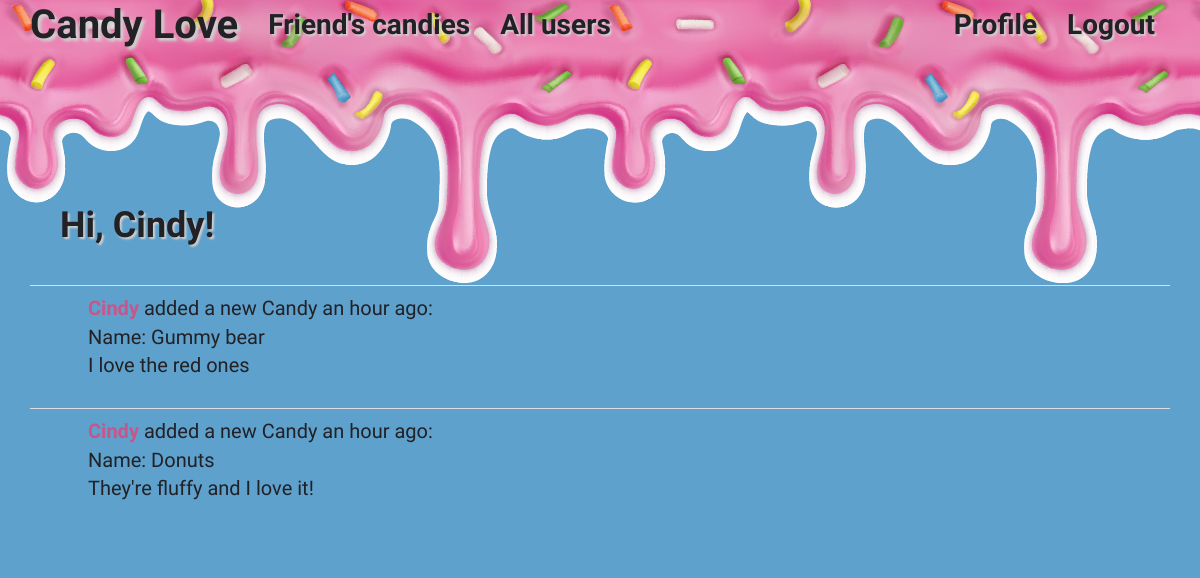
Screenshot of /home (signed in) with the database file from the repository.
### app/models.py (models this page shows, shortened)
class User(UserMixin, db.Model):
    id = db.Column(db.Integer, primary_key=True)
    username = db.Column(db.String(64), index=True, unique=True)
    email = db.Column(db.String(120), index=True, unique=True)
    password_hash = db.Column(db.String(128))
    posts = db.relationship('Post', backref='author', lazy='dynamic')
    about_me = db.Column(db.String(140))
    last_seen = db.Column(db.DateTime, default=datetime.utcnow)
    followed = db.relationship(
        'User', secondary=followers,
        primaryjoin=(followers.c.follower_id == id),
        secondaryjoin=(followers.c.followed_id == id),
        backref=db.backref('followers', lazy='dynamic'), lazy='dynamic')
    def followed_posts(self):
        followed = Post.query.join(
            followers, (followers.c.followed_id == Post.user_id)).filter(
                followers.c.follower_id == self.id)
        own = Post.query.filter_by(user_id=self.id)
        return followed.union(own).order_by(Post.timestamp.desc())

class Post(db.Model):
    id = db.Column(db.Integer, primary_key=True)
    name = db.Column(db.String(64))
    body = db.Column(db.String(140))
    timestamp = db.Column(db.DateTime, index=True, default=datetime.utcnow)
    user_id = db.Column(db.Integer, db.ForeignKey('user.id'))
    language = db.Column(db.String(5))

### app/main/routes.py (the view)
@bp.route('/home', methods=['GET', 'POST'])
@login_required
def index():
    page = request.args.get('page', 1, type=int)
    posts = current_user.followed_posts().paginate(
        page, current_app.config['POSTS_PER_PAGE'], False)
    next_url = url_for('main.home', page=posts.next_num) \
        if posts.has_next else None
    prev_url = url_for('main.home', page=posts.prev_num) \
        if posts.has_prev else None
    return render_template('home.html', title=_('Home'),
                           posts=posts.items, next_url=next_url,
                           prev_url=prev_url)

### app/main/routes.py (called while the page is built)
@bp.before_app_request
def before_request():
    if current_user.is_authenticated:
        current_user.last_seen = datetime.utcnow()
        db.session.commit()
    g.locale = str(get_locale())

### app/models.py (called while the page is built)
@login.user_loader
def load_user(id):
    return User.query.get(int(id))

### app/templates/home.html (shortened to what this page needs)
{% extends "base.html" %}
{% import 'bootstrap/wtf.html' as wtf %}
{% block app_content %}
    <div class="intro1">
        <br>
        <br>
        <br>
        <h1 class="salutation">{{ _('Hi, %(username)s!', username=current_user.username) }}</h1>
        {% for post in posts %}
            {% include '_post.html' %}
        {% endfor %}
    </div>
{% endblock %}

### app/templates/_post.html (shortened to what this page needs)
<table class="table">
    <tr>
        <td width="50px">
        </td>
        <td>
            {{ _('%(username)s added a new Candy %(when)s',
                username=user_link, when=moment(post.timestamp).fromNow()) }}:
            <br>
            Name: <span id="post{{ post.id }}"></span>{{ post.name }}</span>
            <br>
            <span id="post{{ post.id }}"></span>{{ post.body }}</span>
        </td>
    </tr>
</table>

### app/static/styles/style.css (style rules this page uses)
* { margin: 0; padding: 0; -webkit-box-sizing: border-box; box-sizing: border-box; }
body { font-family: 'Comic Neue', cursive; font-size: 2rem; background-color: #5ea1cc; color: #222126; height: 100%; }
.table { color: #222126; }
.table a { color: #c7568b; }
.salutation { font-weight: bold; padding: 3rem; text-shadow: 2px 2px 2px #cfcfcf; }
.name-in-post { font-weight: bold; }

### rows the page displays
Post: name "Gummy bear", body "I love the red ones"
Post: name "Donuts", body "They're fluffy and I love it!"
